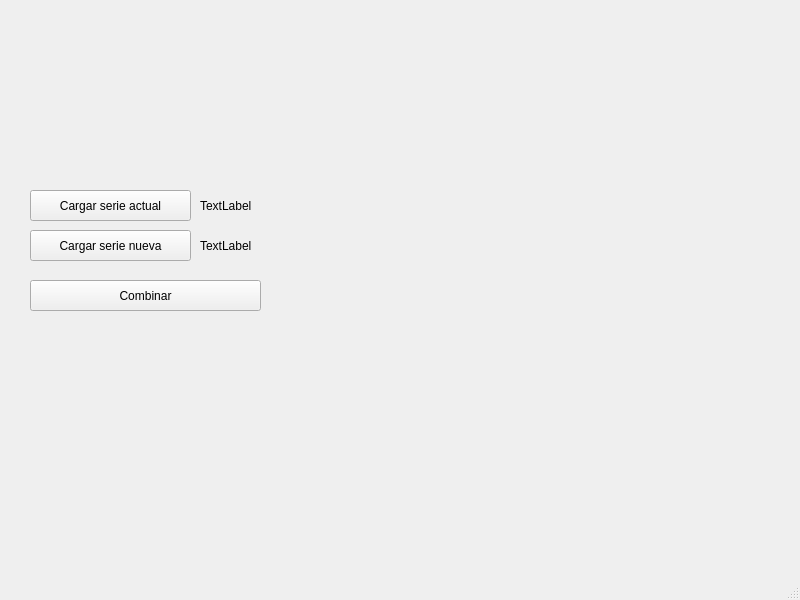
<?xml version="1.0" encoding="UTF-8"?>
<ui version="4.0">
 <class>MainWindow</class>
 <widget class="QMainWindow" name="MainWindow">
  <property name="geometry">
   <rect>
    <x>0</x>
    <y>0</y>
    <width>800</width>
    <height>600</height>
   </rect>
  </property>
  <property name="windowTitle">
   <string>MainWindow</string>
  </property>
  <widget class="QWidget" name="centralwidget">
   <widget class="QPushButton" name="pushButton_Actual">
    <property name="geometry">
     <rect>
      <x>30</x>
      <y>190</y>
      <width>161</width>
      <height>31</height>
     </rect>
    </property>
    <property name="text">
     <string>Cargar serie actual</string>
    </property>
   </widget>
   <widget class="QPushButton" name="pushButton_Nueva">
    <property name="geometry">
     <rect>
      <x>30</x>
      <y>230</y>
      <width>161</width>
      <height>31</height>
     </rect>
    </property>
    <property name="text">
     <string>Cargar serie nueva</string>
    </property>
   </widget>
   <widget class="QLabel" name="label_Actual">
    <property name="geometry">
     <rect>
      <x>200</x>
      <y>190</y>
      <width>331</width>
      <height>31</height>
     </rect>
    </property>
    <property name="text">
     <string>TextLabel</string>
    </property>
   </widget>
   <widget class="QLabel" name="label_Nueva">
    <property name="geometry">
     <rect>
      <x>200</x>
      <y>230</y>
      <width>361</width>
      <height>31</height>
     </rect>
    </property>
    <property name="text">
     <string>TextLabel</string>
    </property>
   </widget>
   <widget class="QPushButton" name="pushButton_combinar">
    <property name="geometry">
     <rect>
      <x>30</x>
      <y>280</y>
      <width>231</width>
      <height>31</height>
     </rect>
    </property>
    <property name="text">
     <string>Combinar</string>
    </property>
   </widget>
  </widget>
  <widget class="QMenuBar" name="menubar">
   <property name="geometry">
    <rect>
     <x>0</x>
     <y>0</y>
     <width>800</width>
     <height>20</height>
    </rect>
   </property>
  </widget>
  <widget class="QStatusBar" name="statusbar"/>
 </widget>
 <resources/>
 <connections/>
</ui>
